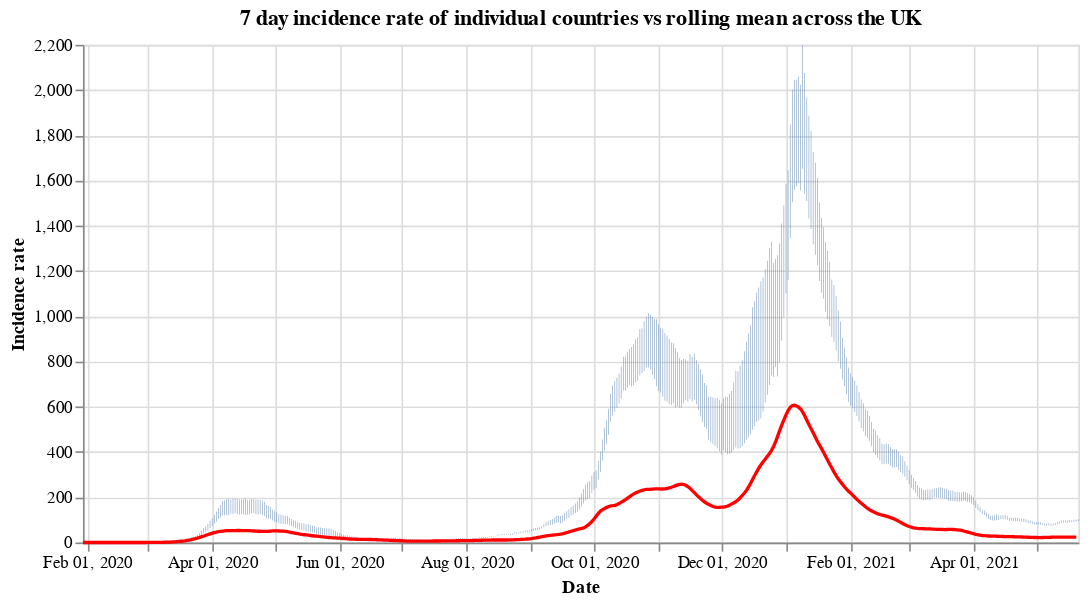

The notebook cell saved with this chart:
### Code cell
#collapse
countries = uk_cases['areaName'].unique()
countries.sort()

selection = alt.selection_single(
    name='Select',
    fields=['areaName'],
    init={'areaName': 'Wales'},
    bind={'areaName': alt.binding_select(options=countries)}
)

# scatter plot, modify opacity based on selection
bars = alt.Chart(uk_cases).mark_bar().add_selection(
    selection
).encode(
    x=alt.X("yearmonthdate(date):T", axis=alt.Axis(title='Date')),
    y=alt.Y("weeklyCasesRate:Q", axis=alt.Axis(title='Incidence rate')),
    tooltip='weeklyCasesRate:Q',
    opacity=alt.condition(selection, alt.value(1), alt.value(0))
).properties(title=f'7 day incidence rate of individual countries vs rolling mean across the UK', width=600)

line = alt.Chart(overview_cases).mark_line(
    color='red',
    size=2,
).transform_window(
    rolling_mean='mean(weeklyCasesRate)',
    frame=[0, 7]
).encode(
    x='yearmonthdate(date):T',
    y='rolling_mean:Q'
)

alt.layer(bars, line)

### Figure 1 — Vega-Lite specification as saved in the notebook (floating-point values rounded to 4 significant figures; data arrays with more than 128 entries replaced by an {"elided": "..."} marker saying what was removed)
{"config": {"view": {"continuousWidth": 400, "continuousHeight": 300}}, "layer": [{"data": {"name": "data-8d4ab83e9967840c27927af82af69f15"}, "mark": "bar", "encoding": {"opacity": {"condition": {"value": 1, "selection": "Select"}, "value": 0}, "tooltip": {"type": "quantitative", "field": "weeklyCasesRate"}, "x": {"type": "temporal", "axis": {"title": "Date"}, "field": "date", "timeUnit": "yearmonthdate"}, "y": {"type": "quantitative", "axis": {"title": "Incidence rate"}, "field": "weeklyCasesRate"}}, "selection": {"Select": {"type": "single", "fields": ["areaName"], "init": {"areaName": "Wales"}, "bind": {"areaName": {"input": "select", "options": ["England", "Northern Ireland", "Scotland", "Wales"]}}}}, "title": "7 day incidence rate of individual countries vs rolling mean across the UK", "width": 600}, {"data": {"name": "data-e2d7ca6353df852149caa7b61cd0d1f3"}, "mark": {"type": "line", "color": "red", "size": 2}, "encoding": {"x": {"type": "temporal", "field": "date", "timeUnit": "yearmonthdate"}, "y": {"type": "quantitative", "field": "rolling_mean"}}, "transform": [{"window": [{"op": "mean", "field": "weeklyCasesRate", "as": "rolling_mean"}], "frame": [0, 7]}]}], "$schema": "https://vega.github.io/schema/vega-lite/v4.8.1.json", "datasets": {"data-8d4ab83e9967840c27927af82af69f15": {"elided": "1816 records"}, "data-e2d7ca6353df852149caa7b61cd0d1f3": {"elided": "477 records"}}}
